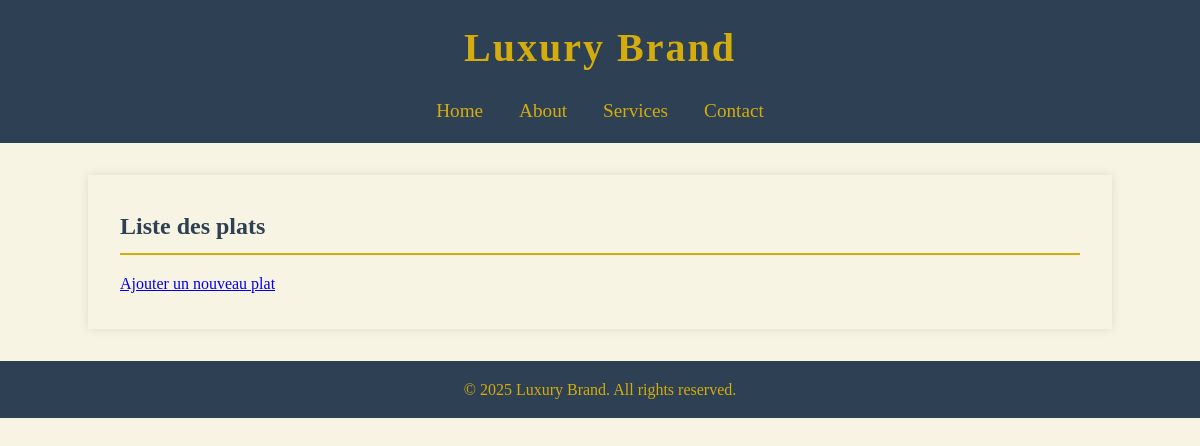
The app's page /app1/dishes/, older data.
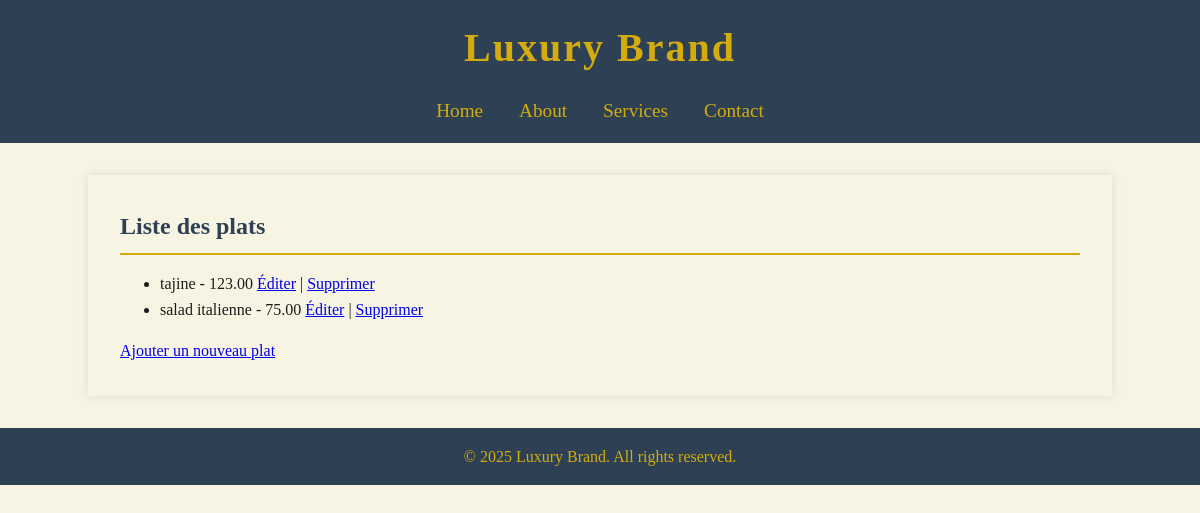
The same page, newer data.
### app1/models.py (models this page shows, shortened)
class Dish(models.Model):
    restaurant = models.ForeignKey(Restaurant, on_delete=models.CASCADE, related_name='dishes')
    name = models.CharField(max_length=100)
    description = models.TextField(blank=True)
    price = models.DecimalField(max_digits=6, decimal_places=2)
    is_available = models.BooleanField(default=True)

### app1/views.py (the view)
# urls.py: path('dishes/', views.DishListView.as_view(), name='dish_list'),
class DishListView(ListView):
    model = Dish
    template_name = 'restaurants/dish_list.html'
    context_object_name = 'dishes'

### app1/templates/restaurants/dish_list.html
{% extends 'base.html' %}
{% block content %}
  <h2>Liste des plats</h2>
  <ul>
    {% for dish in dishes %}
      <li>
        {{ dish.name }} - {{ dish.price }}
        <a href="{% url 'dish_edit' dish.pk %}">Éditer</a> |
        <a href="{% url 'dish_delete' dish.pk %}">Supprimer</a>
      </li>
    {% endfor %}
  </ul>
  <a href="{% url 'dish_create' %}">Ajouter un nouveau plat</a>
{% endblock %}

Row changes from the older to the newer data that the page shows:
added Dish: name "tajine", price "123.00"
added Dish: name "salad italienne", price "75.00"
